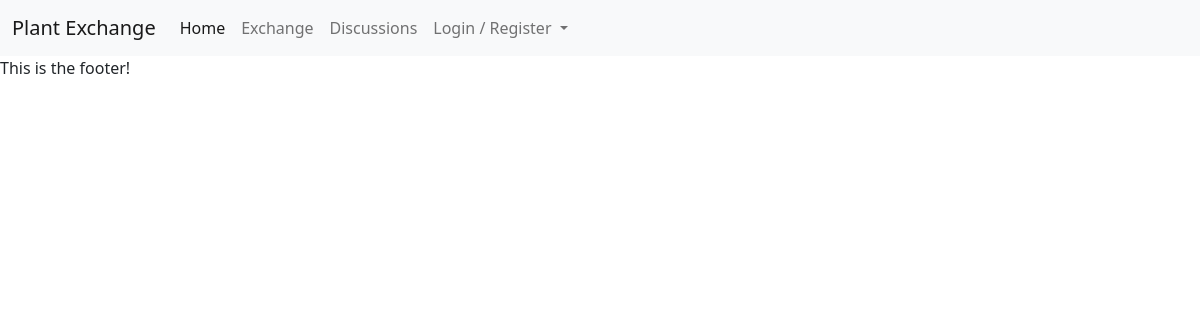
Before: /forums/ with the older database file.
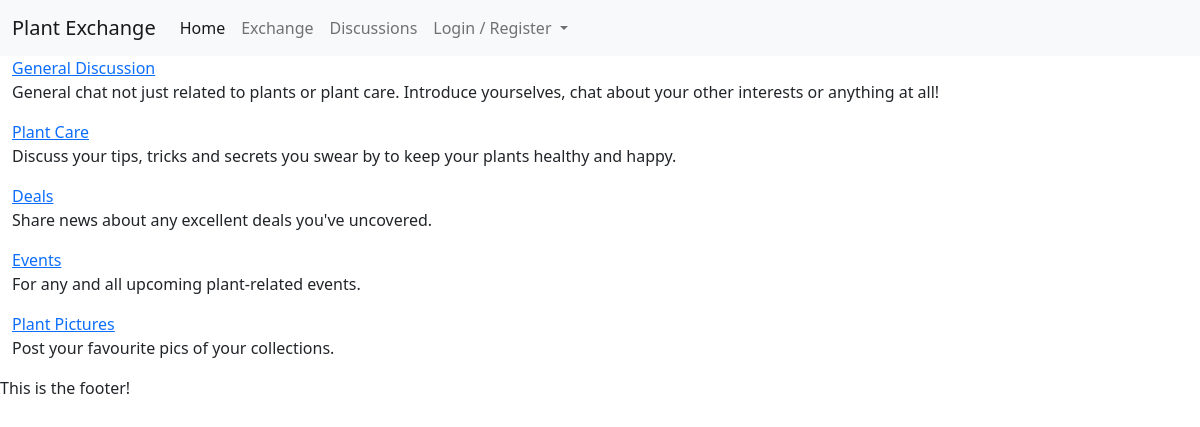
After: the same page with the newer database file.
### forums/models.py (models this page shows, shortened)
class Forum(models.Model):
    title = models.CharField(max_length=40)
    description = models.CharField(max_length=280)
    order = models.IntegerField(default=0)
    class Meta:
        ordering = ['order']

### forums/views.py (the view)
# urls.py: path('', views.ForumList.as_view(), name='forum_list'),
class ForumList(generic.ListView):
    model = Forum
    queryset = Forum.objects.all()
    template_name = 'forums/forum_list.html'

### forums/templates/forums/forum_list.html (shortened to what this page needs)
{% extends 'base.html' %}
{% block content %}
<section class="container-fluid">
    <div class="col-12">
        {% for forum in forum_list %}
            {% if forum.title == 'General Discussion' %}
            <div class="col-10">
                <a href="{% url 'forums:forum' forum_id=forum.id %}">{{ forum.title }}</a>
                <p>{{ forum.description }}</p>
            </div>
            {% else %}
        <div class="col-10">
            <a href="{% url 'forums:forum' forum_id=forum.id %}">{{ forum.title }}</a>
            <p>{{ forum.description }}</p>
        </div>
        {% endif %}
        {% endfor %}
    </div>
</section>
{% endblock content %}

### templates/base.html (shortened to what this page needs)
<!DOCTYPE html>
<html lang="en">
<head>
    <link rel="stylesheet" href="https://cdn.jsdelivr.net/npm/bootstrap@5.2.2/dist/css/bootstrap.min.css">
</head>
<body>
    {% include 'includes/header.html' %}
    {% block content %}
    {% endblock %}
    {% include 'includes/footer.html' %}
</body>
</html>

### templates/includes/header.html (shortened to what this page needs)
<nav class="navbar navbar-expand-lg bg-light">
    <div class="container-fluid">
      <a class="navbar-brand" href="#">Plant Exchange</a>
      <div class="collapse navbar-collapse" id="navbarSupportedContent">
        <ul class="navbar-nav me-auto mb-2 mb-lg-0">
          {% if user.is_authenticated %}
          <li class="nav-item">
            <a class="nav-link active" aria-current="page" href="{% url 'plants:home' %}">Home</a>
          </li>
          <li class="nav-item">
            <a class="nav-link" href="{% url 'plants:exchange' %}">Exchange</a>
          </li>
          <li class="nav-item">
            <a class="nav-link" href="{% url 'forums:forum_list' %}">Discussions</a>
          </li>
          <li class="nav-item dropdown">
            <a class="nav-link dropdown-toggle" href="#" role="button" data-bs-toggle="dropdown" aria-expanded="false">
              Profile / Logout
            </a>
            <ul class="dropdown-menu">
              <li><a class="dropdown-item" href="{% url 'profiles:profile' user_id=request.user.id %}">My Profile</a></li>
              <li><a class="dropdown-item" href="{% url 'account_logout' %}">Logout</a></li>
            </ul>
          </li>
          {% else %}
          <li class="nav-item">
            <a class="nav-link active" aria-current="page" href="{% url 'plants:home' %}">Home</a>
          </li>
          <li class="nav-item">
            <a class="nav-link" href="{% url 'plants:exchange' %}">Exchange</a>
          </li>
          <li class="nav-item">
            <a class="nav-link" href="{% url 'forums:forum_list' %}">Discussions</a>
          </li>
          <li class="nav-item dropdown">
            <a class="nav-link dropdown-toggle" href="#" role="button" data-bs-toggle="dropdown" aria-expanded="false">
              Login / Register
            </a>
          </li>
          {% endif %}
        </ul>
      </div>
    </div>
  </nav>

### templates/includes/footer.html
<div class="container-fluid">
    <div class="row">
        This is the footer!
    </div>
</div>

Changed rows visible on the page:
added Forum: title "General Discussion", description "General chat not just related to plants or plant care. Introduce yourselves, chat about your other interests or anything at all!"
added Forum: title "Plant Care", description "Discuss your tips, tricks and secrets you swear by to keep your plants healthy and happy."
added Forum: title "Deals", description "Share news about any excellent deals you've uncovered."
added Forum: title "Events", description "For any and all upcoming plant-related events."
added Forum: title "Plant Pictures", description "Post your favourite pics of your collections."
